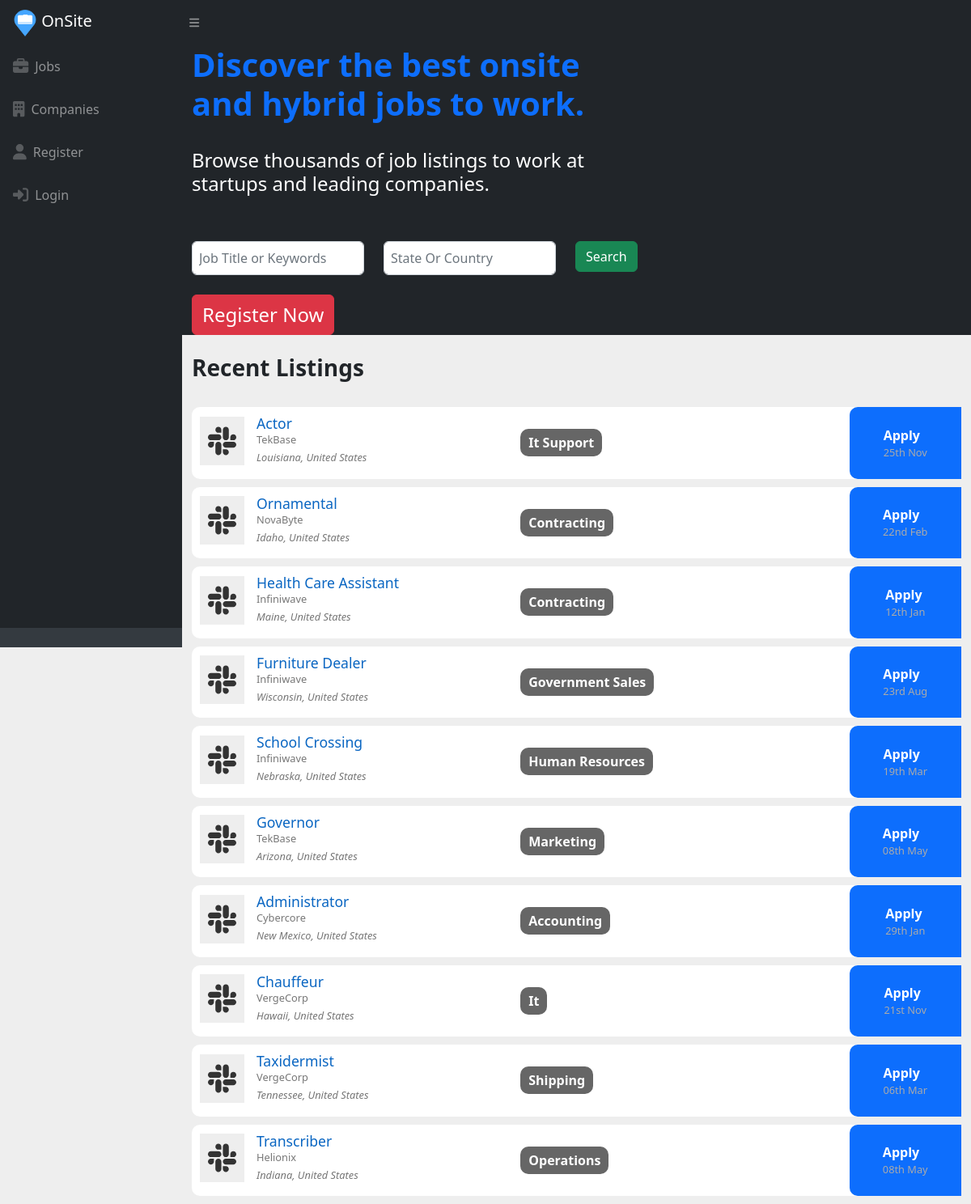
The page / on the database its author committed.
### app/models/job.py (models this page shows)
class JobHead(models.Model):
    title = models.ForeignKey(JobTitle, null=True, on_delete=models.SET_NULL)
    other_title =  models.CharField(max_length=255, null=True)
    location = models.ForeignKey(Location, on_delete=models.SET_NULL, null=True)
    department = models.ForeignKey(Department, on_delete=models.SET_NULL, null=True)
    other_department =  models.CharField(max_length=255, null=True)
    posted_on = models.DateTimeField(auto_now_add=True)
    salary_min = models.IntegerField(null=True)
    salary_max = models.IntegerField(null=True)
    experience_level =   models.CharField(max_length=15, choices=EXP_LEVEL, default="any")
    active_from = models.DateField(null=True)
    active_to = models.DateField(null=True)
    draft = models.BooleanField(default=False)
    created_by =  models.ForeignKey(User, on_delete=models.SET_NULL,null=True,  related_name="created_by")

### app/models/job_title.py (models this page shows, shortened)
class JobTitle(models.Model):
    name = models.CharField(max_length=100, unique=True)
    class Meta:
        indexes = [
            models.Index(fields=['name']),
        ]

### app/models/user.py (models this page shows, shortened)
class User(auth_models.AbstractBaseUser, auth_models.PermissionsMixin):
    email = models.EmailField(unique=True, error_messages=error_messages)
    headline = models.ForeignKey(JobTitle, on_delete=models.SET_NULL,null=True, error_messages=error_messages)
    location = models.ForeignKey(Location, on_delete=models.SET_NULL,blank=True, null=True, error_messages=error_messages)
    other_headline = models.CharField(max_length=250, null=True, blank=True, error_messages=error_messages)
    company = models.CharField(max_length=250, null=True, default = None, blank=True, error_messages=error_messages)
    first_name = models.CharField(max_length=30, blank=False, error_messages=error_messages)
    last_name = models.CharField(max_length=30, blank=False, error_messages=error_messages)
    is_active = models.BooleanField(default=True)
    is_superuser = models.BooleanField(default=False)
    is_staff = models.BooleanField(default=True)
    date_joined = models.DateTimeField(auto_now_add=True)
    role = models.CharField(max_length=10, choices=ROLE_CHOICES, default="user")
    resume_logo = models.CharField(max_length=150, null=False, blank=False, error_messages=error_messages)
    password = models.CharField(max_length=100, null=False,blank=False, error_messages=error_messages)
    objects = UserManager()
    USERNAME_FIELD = 'email'
    REQUIRED_FIELDS = []
    class Meta:
        verbose_name = 'User'
        verbose_name_plural = 'User'
        ordering = ('id', )

### app/models/location.py (models this page shows)
class Location(models.Model):
    name = models.CharField(max_length=100, unique=True)
    loc_tyep = models.IntegerField()
    class Meta:
        indexes = [
            models.Index(fields=['name']),
        ]

### app/models/department.py (models this page shows)
class Department(models.Model):
    name = models.CharField(max_length=100, unique=True)

### app/public/views.py (the view)
# urls.py: path("", views.index, name="index"),
def index(request):
    jobs = JobHead.objects.order_by('-id')[0:10]
    return render(request , "public/landing.html", {"jobs" : jobs})

### templates/public/landing.html (shortened to what this page needs)
{% extends "../base.html"%}
{%load static%}
{% block body_block %}
<div id="layoutSidenav_content">
    <main>
        <div class="container-fluid bg-dark text-white" id="landing">
            <div class="row">
                <div class="col-sm-7">
                    <div class="content">
                        <h1><b>Discover the best onsite and hybrid jobs to work.</b></h1>
                        <br>
                        <h4>Browse thousands of job listings to work at startups and leading companies.</h4>
                    </div>
                    <br>
                    <form action="/jobs">
                        <div class="row">
                            <div class="col-sm-5">
                                <br>
                                <div>
                                    <input type="text" name="job_title" class="form-control p-2" placeholder="Job Title or Keywords">
                                </div>
                            </div>
                            <div class="col-sm-5">
                                <br>
                                <div id="location">
                                    <input type="text" placeholder="State or Country" class="form-control capitalize p-2" onfocus="focusDrop(this)" onblur="setTimeout(() => {blurDrop('location')}, 500);" onkeyup="debouncedOnInput(this, 'search_location_ajax')">
                                </div>
                            </div>
                            <div class="col-sm-2">
                                <br>
                                <button class="btn btn-success">Search</button>
                            </div>
                        </div>
                    </form>
                    <br>
                    <a type="button" class="btn btn-danger sign_up"  href="/register">
                        Register Now
                    </a>
                </div>
                <div class="col-sm-5 text-center">
                </div>
            </div>
        </div>
        <div class="container-fluid" id="recent_listings">
            <br>
            <h3><b>Recent Listings</b></h3>
            <br>
            {% for x in jobs %}
            <a href="/jobs/job/{{x.id}}/{{x.title.name}}">
                <div class="job">
                    <div class="row">
                        <div class="col sm-5 job_apply_head capitalize">
                            <div class="icon"><i class="fa-brands fa-slack"></i></div>
                            <div>
                                <h6 class="title">{{x.title.name}} </h6>
                                <div class="company">{{x.created_by.company}} </div>
                                <div class="location "><em>{{x.location.name}}</em> </div>
                            </div>
                        </div>
                        <div class="col-sm-5 capitalize department">
                            <b>{{x.department.name}}</b>
                        </div>
                        <div class="col-sm-2 apply">
                            <div>
                                <div>
                                    <b>Apply </b> <br>
                                    <div class="deadline">{{x.active_to|date:"dS M" }}</div>
                                </div>
                            </div>
                        </div>
                    </div>
                </div>
            </a>
            {% endfor %}
        </div>
    </main>
</div>
{% endblock %}

### static/custom/styles.css (style rules this page uses)
body { background-color: #eee; }
.capitalize { text-transform: capitalize; }
.job_apply_head { display: flex; align-items: center; }
.job_apply_head .title { margin-bottom: 0px !important; color: #0a66c2; font-size: 1.1rem; }
.job_apply_head { color: #777; font-size: .8rem; margin-top: 10px; margin-bottom: 10px; }
.job_apply_head div { margin-bottom: 3px; }
.job_apply_head .icon { padding-left: 10px; margin-right: 15px; }
.icon svg { font-size: 26px; background-color: #eee; color: #333; padding: 10px; height: 40px; }
main { overflow:hidden; background-color: #eee; }
#landing h1 { color: #0d6efd; }
#recent_listings a { text-decoration: unset; color: unset; }
.job { border-radius: 10px; margin-bottom: 10px; background-color: #fff; }
.job .apply>div { border-radius: 10px 0px 0px 10px; color: #fff; background-color: #0d6efd; display: flex; justify-content: center; align-items: center; padding-top: 10px; padding-bottom: 10px; height: 100%; flex-direction: column; }
.job .deadline { color: #aaa; font-size: .8em; }
.job .department { display: flex; align-items: center; }
.job .department>b { background: #666; color: #fff; padding: 5px 10px; border-radius: 10px; }
#recent_listings { background-color: #eee; }
.sign_up { font-size: 24px; }

### rows shown on the page
JobHead: title.name "Actor", created_by.company "TekBase", location.name "Louisiana, United States", department.name "It Support", active_to "25th Nov"
JobHead: title.name "Ornamental", created_by.company "NovaByte", location.name "Idaho, United States", department.name "Contracting", active_to "22nd Feb"
JobHead: title.name "Health Care Assistant", created_by.company "Infiniwave", location.name "Maine, United States", department.name "Contracting", active_to "12th Jan"
JobHead: title.name "Furniture Dealer", created_by.company "Infiniwave", location.name "Wisconsin, United States", department.name "Government Sales", active_to "23rd Aug"
JobHead: title.name "School Crossing", created_by.company "Infiniwave", location.name "Nebraska, United States", department.name "Human Resources", active_to "19th Mar"
JobHead: title.name "Governor", created_by.company "TekBase", location.name "Arizona, United States", department.name "Marketing", active_to "08th May"
JobHead: title.name "Administrator", created_by.company "Cybercore", location.name "New Mexico, United States", department.name "Accounting", active_to "29th Jan"
JobHead: title.name "Chauffeur", created_by.company "VergeCorp", location.name "Hawaii, United States", department.name "It", active_to "21st Nov"
JobHead: title.name "Taxidermist", created_by.company "VergeCorp", location.name "Tennessee, United States", department.name "Shipping", active_to "06th Mar"
JobHead: title.name "Transcriber", created_by.company "Helionix", location.name "Indiana, United States", department.name "Operations", active_to "08th May"
